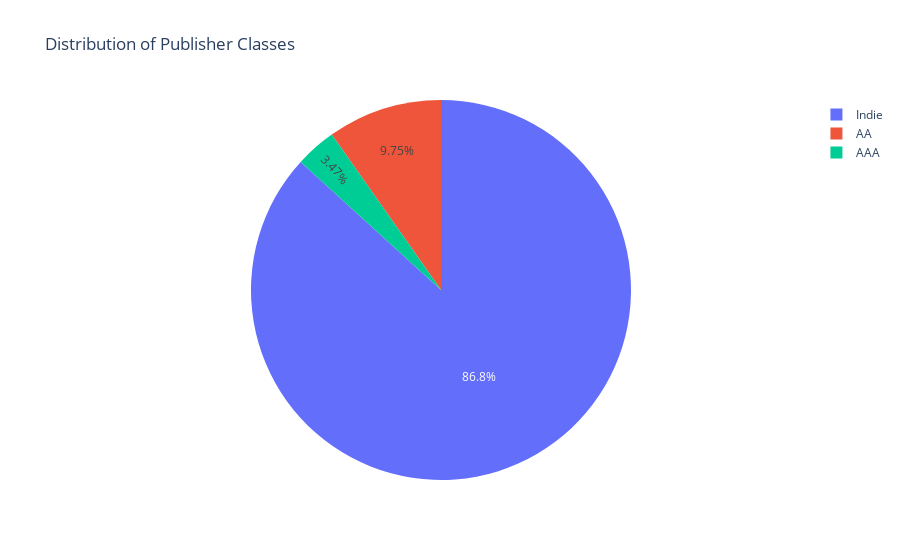

This figure's notebook cell:
### Code cell
fig8 = px.pie(steam2, names='publisherclass', title='Distribution of Publisher Classes')
fig8.show()

### Figure 1 — Plotly figure (JSON) as saved in the notebook; plotly's stock layout.template omitted (floating-point values rounded to 4 significant figures; data arrays with more than 128 entries replaced by an {"elided": "..."} marker saying what was removed)
{"data": [{"domain": {"x": [0, 1], "y": [0, 1]}, "hovertemplate": "publisherclass=%{label}<extra></extra>", "labels": {"elided": "1497 str values"}, "legendgroup": "", "name": "", "showlegend": true, "type": "pie"}], "layout": {"autosize": true, "legend": {"tracegroupgap": 0}, "title": {"text": "Distribution of Publisher Classes"}}}
